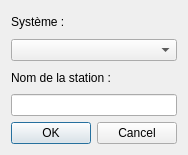
<?xml version="1.0" encoding="UTF-8"?>
<ui version="4.0">
 <class>StationDialog</class>
 <widget class="QDialog" name="StationDialog">
  <property name="geometry">
   <rect>
    <x>0</x>
    <y>0</y>
    <width>185</width>
    <height>155</height>
   </rect>
  </property>
  <property name="windowTitle">
   <string>Ajout/modification</string>
  </property>
  <layout class="QVBoxLayout" name="verticalLayout_3">
   <item>
    <layout class="QVBoxLayout" name="verticalLayout">
     <item>
      <widget class="QLabel" name="label">
       <property name="text">
        <string>Système :</string>
       </property>
      </widget>
     </item>
     <item>
      <widget class="QComboBox" name="systemCBox"/>
     </item>
    </layout>
   </item>
   <item>
    <layout class="QVBoxLayout" name="verticalLayout_2">
     <item>
      <widget class="QLabel" name="label_2">
       <property name="text">
        <string>Nom de la station :</string>
       </property>
      </widget>
     </item>
     <item>
      <widget class="QLineEdit" name="stationEdit"/>
     </item>
    </layout>
   </item>
   <item>
    <widget class="QDialogButtonBox" name="buttonBox">
     <property name="orientation">
      <enum>Qt::Horizontal</enum>
     </property>
     <property name="standardButtons">
      <set>QDialogButtonBox::Cancel|QDialogButtonBox::Ok</set>
     </property>
    </widget>
   </item>
  </layout>
 </widget>
 <resources/>
 <connections>
  <connection>
   <sender>buttonBox</sender>
   <signal>accepted()</signal>
   <receiver>StationDialog</receiver>
   <slot>accept()</slot>
   <hints>
    <hint type="sourcelabel">
     <x>248</x>
     <y>254</y>
    </hint>
    <hint type="destinationlabel">
     <x>157</x>
     <y>274</y>
    </hint>
   </hints>
  </connection>
  <connection>
   <sender>buttonBox</sender>
   <signal>rejected()</signal>
   <receiver>StationDialog</receiver>
   <slot>reject()</slot>
   <hints>
    <hint type="sourcelabel">
     <x>316</x>
     <y>260</y>
    </hint>
    <hint type="destinationlabel">
     <x>286</x>
     <y>274</y>
    </hint>
   </hints>
  </connection>
 </connections>
</ui>
